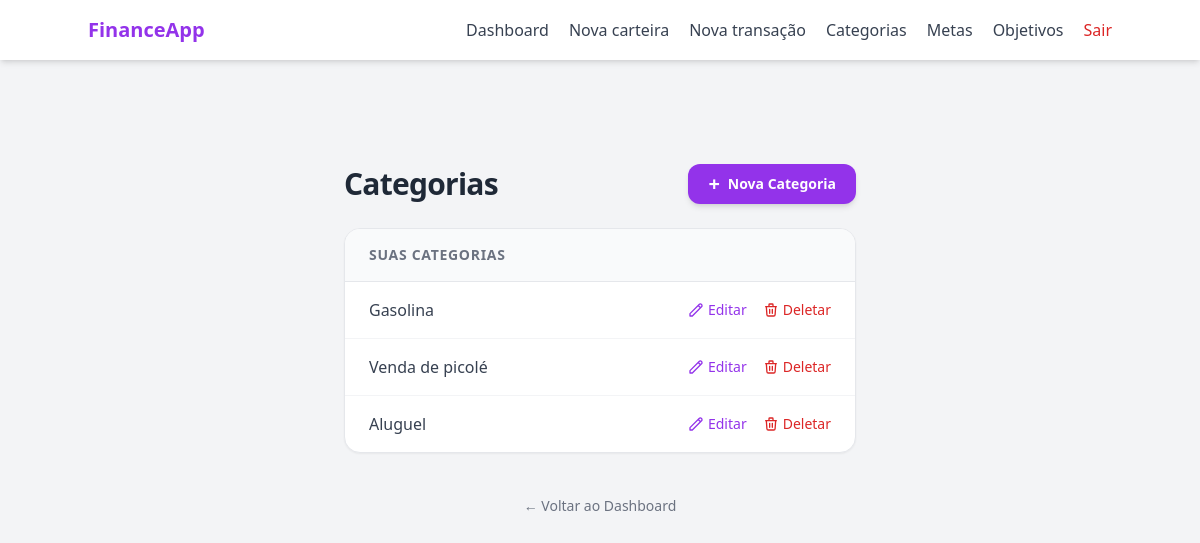
Page /category/index (signed in) on the earlier database version.
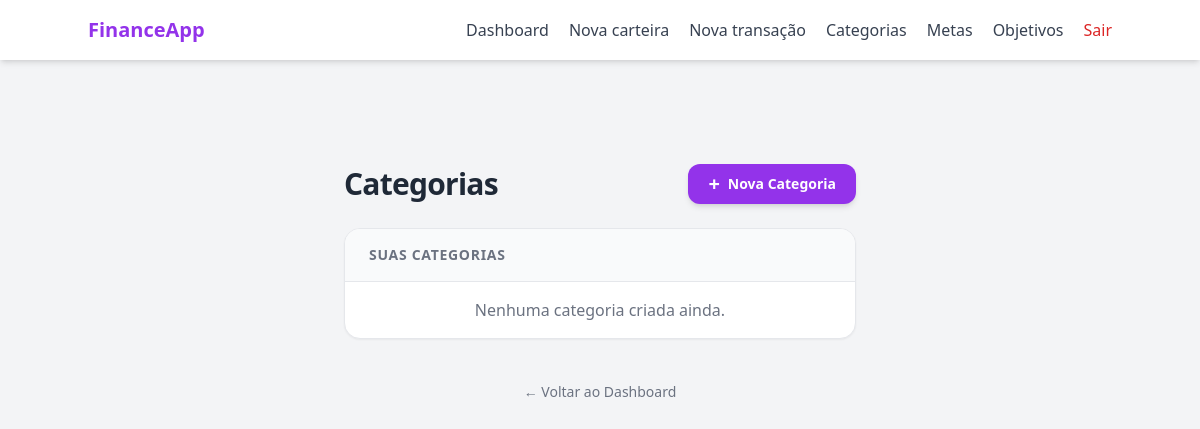
Same page on the later database version.
### models/category.py (models this page shows, shortened)
class Category(db.Model):
    __tablename__ = "categories"
    id = db.Column(db.Integer, primary_key= True)
    name = db.Column(db.String(100), nullable= False)
    type = db.Column(db.String(20), nullable= False)
    __mapper_args__ = {
        "polymorphic_on": type,
        "polymorphic_identity": "category"
    }

### routes/category_routes.py (the view)
@category_bp.route("/index", methods=["GET"])
@login_required
def category_index_page():
    user_categories = CategoryController.get_user_categories(current_user.id)
    return render_template("category/index.html", categories= user_categories)

### controllers/category_controller.py (called while the page is built)
    @staticmethod
    def get_user_categories(user_id):
        return UserCategory.query.filter_by(user_id= user_id).all()

### templates/category/index.html (shortened to what this page needs)
{% extends "base.html" %}
{% block content %}
<div class="w-full flex flex-col items-center pt-16 pb-24 px-4 relative">
    <div class="w-full max-w-lg space-y-6">
        <div class="flex flex-col sm:flex-row items-center justify-between gap-4 mb-4">
            <h1 class="text-gray-800 text-3xl font-bold tracking-tight">
                Categorias
            </h1>
            <button onclick="openCreateCategoryModal()"
                class="px-5 py-2.5 bg-purple-600 hover:bg-purple-700 text-white text-sm font-semibold rounded-xl shadow-md transition-all flex items-center gap-2 hover:-translate-y-0.5">
                <span class="text-xl leading-none">+</span> Nova Categoria
            </button>
        </div>
        <div class="bg-white rounded-2xl shadow-sm border border-gray-200 overflow-hidden">
            <div class="bg-gray-50 px-6 py-4 border-b border-gray-200">
                <h2 class="text-sm font-semibold text-gray-500 uppercase tracking-wider">Suas Categorias</h2>
            </div>
            <ul class="divide-y divide-gray-100">
                {% if categories %}
                {% for category in categories %}
                    <li class="px-6 py-4 flex items-center justify-between hover:bg-gray-50 transition-colors group">
                        <span class="text-gray-700 font-medium">{{ category.name }}</span>
                        <div class="flex items-center gap-4 text-sm font-medium">
                            <button type="button"
                                onclick="openEditCategoryModal(
                                    '{{ url_for('category_bp.edit_category', category_id=category.id) }}',
                                    '{{ category.name }}'
                                )"
                                class="text-purple-600 hover:underline flex items-center gap-1 transition-colors">
                                <svg class="w-4 h-4" fill="none" stroke="currentColor" viewBox="0 0 24 24"><path stroke-linecap="round" stroke-linejoin="round" stroke-width="2" d="M15.232 5.232l3.536 3.536m-2.036-5.036a2.5 2.5 0 113.536 3.536L6.5 21.036H3v-3.572L16.732 3.732z"></path></svg>
                                Editar
                            </button>
                            <button type="button"
                                onclick="openConfirmModal(
                                    '{{ url_for('category_bp.delete_category', category_id=category.id) }}',
                                    'Excluir {{ category.name }}',
                                    'Atenção: Ao excluir esta categoria, todas as transações vinculadas a ela ficarão sem classificação. Deseja continuar?'
                                )"
                                class="text-red-600 hover:text-red-800 hover:underline transition-colors font-medium text-sm flex items-center gap-1">
                                <svg class="w-4 h-4" fill="none" stroke="currentColor" viewBox="0 0 24 24"><path stroke-linecap="round" stroke-linejoin="round" stroke-width="2" d="M19 7l-.867 12.142A2 2 0 0116.138 21H7.862a2 2 0 01-1.995-1.858L5 7m5 4v6m4-6v6m1-10V4a1 1 0 00-1-1h-4a1 1 0 00-1 1v3M4 7h16"></path></svg>
                                Deletar
                            </button>
                        </div>
                    </li>
                    {% endfor %}
                    {% else %}
                    <li class="px-6 py-4 text-center text-gray-500">
                        Nenhuma categoria criada ainda.
                    </li>
                {% endif %}
            </ul>
        </div>
        <div class="text-center pt-4">
            <a href="{{ url_for('main_bp.dashboard_page') }}" class="text-sm text-gray-500 hover:text-purple-600 transition-colors">
                ← Voltar ao Dashboard
            </a>
        </div>
    </div>
</div>
{% endblock %}

Differences in the rows shown:
removed Category: name "Gasolina"
removed Category: name "Venda de picolé"
removed Category: name "Aluguel"
Other differences:
text now shown: "Nenhuma categoria criada ainda."
